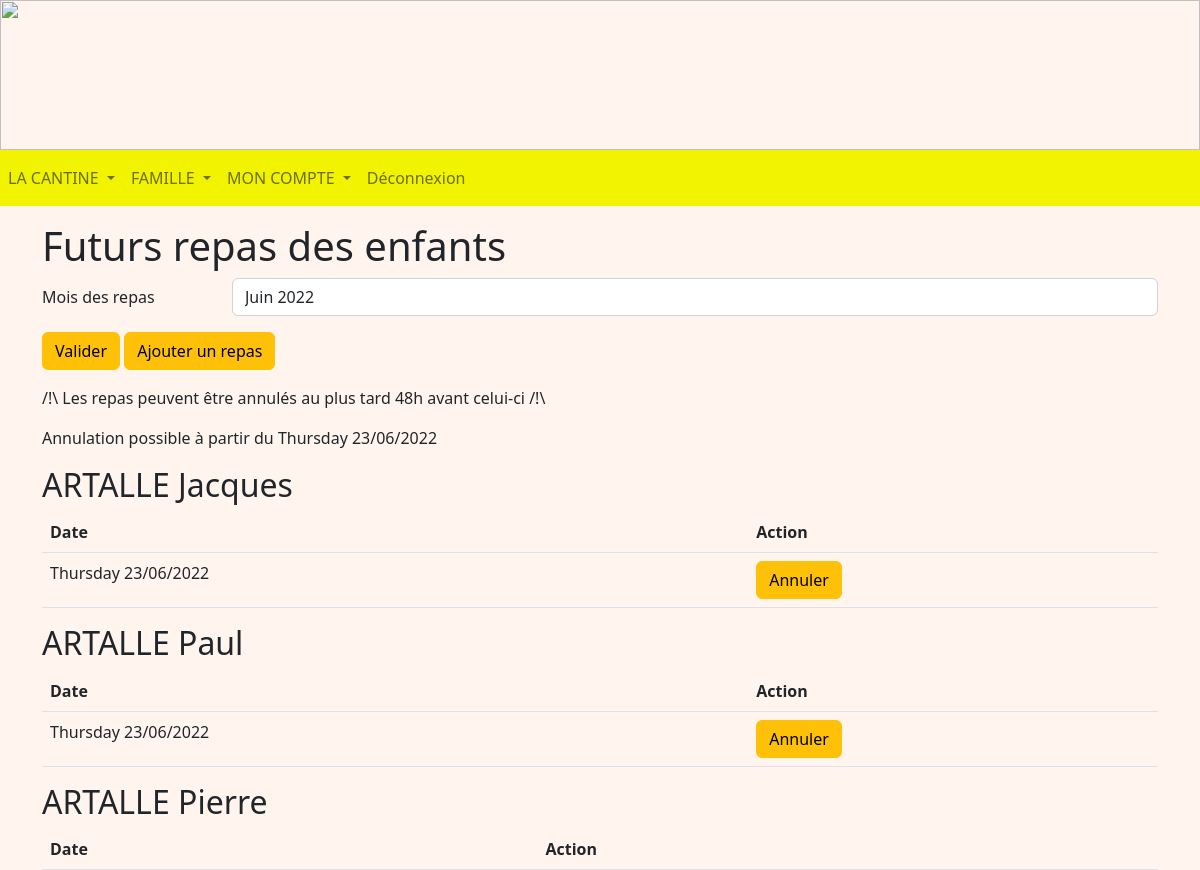
The app's page /repas (signed in) with its own data.
### tables this page shows
CREATE TABLE Enfant (
  code_enfant integer primary key autoincrement,
  nom_enfant TEXT NOT NULL,
  prenom_enfant TEXT NOT NULL,
  code_tarif integer NOT NULL,
  code_classe integer NOT NULL,
  code_representant integer NOT NULL,
  code_formule integer NOT NULL,
  FOREIGN KEY (code_tarif) REFERENCES Tarif(code_tarif),
  FOREIGN KEY (code_classe) REFERENCES Classe(code_classe),
  FOREIGN KEY (code_representant) REFERENCES Representant(code_representant)
  FOREIGN KEY (code_formule) REFERENCES Formule(code_formule)
);

CREATE TABLE Repas (
  code_repas integer primary key autoincrement,
  date_repas date NOT NULL,
  code_enfant integer NOT NULL,
  FOREIGN KEY (code_enfant) REFERENCES Enfant(code_enfant)
);

### representant.py (the view, shortened to what this page needs)
@app.route('/repas', methods = ["GET", "POST"])
@login_required
def repas():
    db = get_db()
    cur = db.cursor()
    user = cur.execute("SELECT type_compte FROM Compte WHERE identifiant = ?", (flask_login.current_user.name, )).fetchone()
    if user[0] == 'Representant':
        code_rep = cur.execute("SELECT code_representant FROM Representant WHERE identifiant = ?", (flask_login.current_user.name, )).fetchone()
        enfants = cur.execute("SELECT code_enfant, prenom_enfant, nom_enfant FROM Enfant WHERE code_representant = ? ORDER BY prenom_enfant", (code_rep[0], )).fetchall()
        repas = []
        year = choixDate().year
        year1 = year - 1
        mois = choixDate().month
        now = choixDate()
        months = listeMois(mois)
        new_dateB = datetime.datetime(year, int(now.month), now.day)
        lastDay = last_day_of_month(new_dateB)
        new_dateE = datetime.datetime(year, int(now.month), lastDay.day)
        limit = int(now.day) + 2
        date_limite = now.replace(day = limit)
        dateInter = []
        for enfant in enfants:
            repas.append(cur.execute("SELECT * FROM Repas WHERE code_enfant = ? AND date_repas >= ? AND date_repas <= ? ORDER BY date_repas", (enfant[0], new_dateB.strftime('%Y-%m-%d') , new_dateE.strftime('%Y-%m-%d'), )).fetchall())
        for repasEnfants in repas:
            for repa in repasEnfants:
                dateInter.append(datetime.datetime.strptime(repa[1], '%Y-%m-%d').strftime('%A %d/%m/%Y'))
        return render_template('R_repas.html', enfants = enfants, repasEnfants = repas, date_limite = date_limite.strftime('%A %d/%m/%Y'), date_annulation = date_limite.strftime('%Y-%m-%d'), year = year, months = months, mois = mois ,year1 = year1, dateInter = dateInter)
    if user[0] == 'Admin':
        return redirect(url_for('accueilAdmin'))
    return redirect(url_for('accueilEnseignant'))

### main.py (called while the page is built)
@login_manager.user_loader
def load_user(user_id):
    db = get_db()
    cur = db.cursor()
    user = cur.execute('SELECT identifiant, mot_de_passe FROM Compte WHERE identifiant=?', (user_id, )).fetchone()
    return User(user[0], user[1])

def get_db():
    if 'db' not in g:
        g.db = sqlite3.connect(DATABASE)
    return g.db

@app.teardown_appcontext
def close_connection(exception):
    db = g.pop('db', None)
    if db is not None:
        db.close()

def choixDate():
    return datetime.datetime.today()

### representant.py (called while the page is built)
def last_day_of_month(any_day):
    next_month = any_day.replace(day=28) + datetime.timedelta(days=4)
    return next_month - datetime.timedelta(days=next_month.day)

### templates/R_repas.html (shortened to what this page needs)
<!DOCTYPE html>
<html>
<head>
    {% extends "R_layout.html" %}
    {% block content %}
    <div class="container mt-3 mb-3">
        <h1>Futurs repas des enfants</h1>
        <form method="post">
            <div class="row mb-3">
                <label class="col-sm-2 col-form-label" for="repas">Mois des repas</label>
                <div class="col-sm-10">
                    <select name="repas" class="form-control" id="repas">
                        {% for month in months %}
                            {% if month == mois %}
                                {% if months|length < 7 %}
                                    <option value="{{ month }}" selected>{{ month }} {{ year }}</option>
                                {% else %}
                                    <option value="{{ month }}" selected>{{ month }} {{ year1 }}</option>
                                {% endif %}
                            {% else %}
                                {% if months|length < 7 %}
                                    <option value="{{ month }}">{{ month }} {{ year }}</option>
                                {% else %}
                                    <option value="{{ month }}">{{ month }} {{ year1 }}</option>
                                {% endif %}
                            {% endif %}
                        {% endfor %}
                    </select>
                </div>
            </div>
            <button type="submit" class="btn btn-warning mb-3">Valider</button>
            <a class="btn btn-warning mb-3" href="/ajoutRepas">Ajouter un repas</a>
        </form>
        <p>/!\ Les repas peuvent être annulés au plus tard 48h avant celui-ci /!\</p>
        <p>Annulation possible à partir du {{ date_limite }}</p>
        {% for enfant in enfants %}
        <h2>{{ enfant[2] }} {{ enfant[1] }}</h2>
        <table class="table table-stripped">
            <thead>
                <th scope="col">Date</th>
                <th cope="col">Action</th>
            </thead>
            <tbody>
                {% set i = namespace (index = 0) %}
                {% for repas in repasEnfants %}
                {% for repa in repas %}
                {% if repa[0] %}
                {% if repa[2] == enfant[0] %}
                <tr>
                    <td scope="row">{{ dateInter[i.index] }}</td>
                    {% if repa[1] >= date_annulation %}
                    <td><a class="btn btn-warning" href="/annuleRepas/{{ repa[0] }}"
                            onclick="if (confirm('Voulez-vous vraiment annuler le repas ?')) commentDelete(1); return false">Annuler</a>
                    </td>
                    {% endif %}
                </tr>
                {% endif %}
                {% set i.index = i.index + 1 %}
                {% endif %}
                {% endfor %}
                {% endfor %}
            </tbody>
        </table>
        {% endfor %}
    </div>
    {% endblock %}

### static/css/main.css (style rules this page uses)
body { background-repeat: no-repeat; background-color:rgb(265,245,238); height: 110px; margin: 0px; }

### records on screen
Enfant: nom_enfant "ARTALLE", prenom_enfant "Jacques"
Repas: index "Thursday 23/06/2022"
Enfant: nom_enfant "ARTALLE", prenom_enfant "Paul"
Repas: index "Thursday 23/06/2022"
Enfant: nom_enfant "ARTALLE", prenom_enfant "Pierre"

### other values on screen
{{ date_limite }} "Thursday 23/06/2022"
form field repas "Juin 2022"
